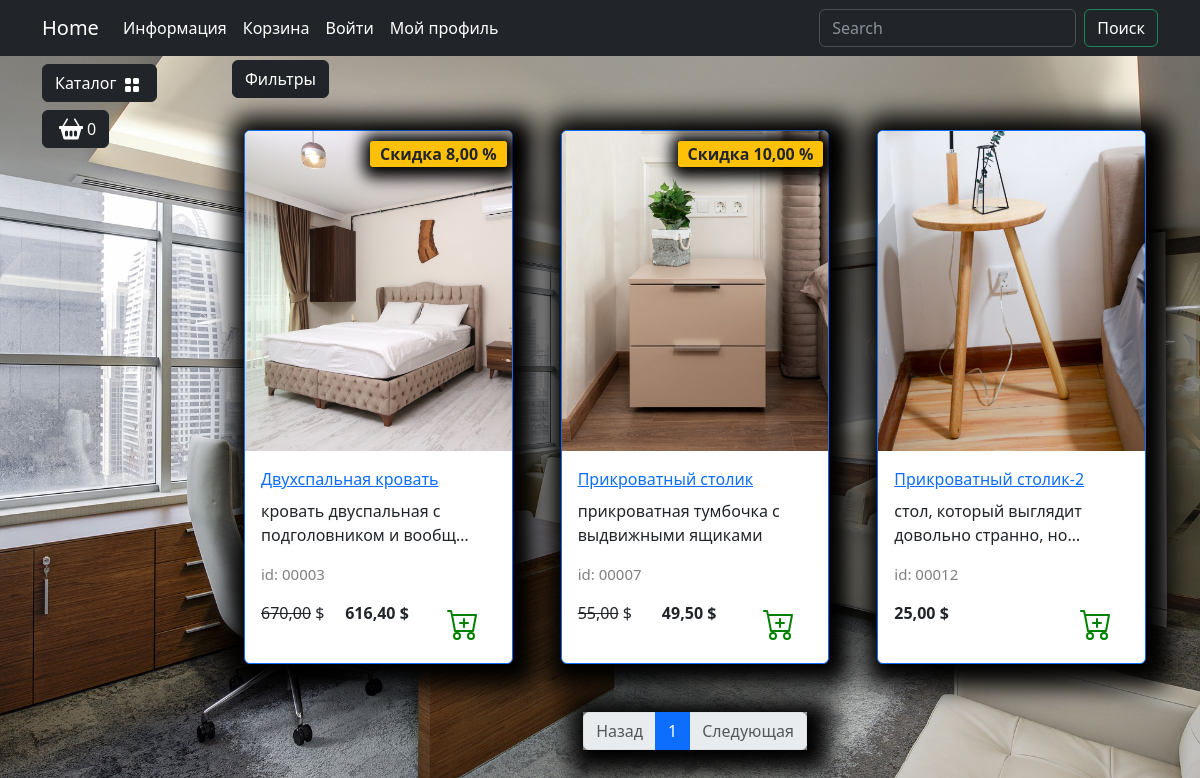
The app's page /catalog/spalnya/ with its own data.
### goods/models.py (models this page shows, shortened)
class Products(models.Model):
    name = models.CharField(max_length=150, unique=True, verbose_name='Название')
    slug = models.SlugField(max_length=200, unique=True, blank=True, null=True, verbose_name='URL')
    description = models.TextField(blank=True, null=True, verbose_name='Описание')
    image = models.ImageField(upload_to='goods_images',blank=True, null=True, verbose_name='Изображение')
    price = models.DecimalField(default=0.00, max_digits=7, decimal_places=2,verbose_name='Цена')
    discount = models.DecimalField(default=0.00, max_digits=4, decimal_places=2, verbose_name='Скидка в %')
    quantity = models.PositiveIntegerField(default=0, verbose_name='Количество')
    category = models.ForeignKey(to=Categories, on_delete=models.CASCADE,verbose_name='Категория')
    class Meta:
        db_table: str = 'product'
        verbose_name: str = 'Продукт'
        verbose_name_plural: str = 'Продукты'
    def display_id(self):
        return f'{self.id:05}'
    def sell_price(self):
        if self.discount:
            return round(self.price - self.price*self.discount/100, 2)
        return self.price

### goods/views.py (the view)
# urls.py: path('catalog/',include('goods.urls', namespace='catalog')),
def catalog(request, category_slug, page=1,) -> HttpResponse:
    if category_slug == 'all':
        goods = Products.objects.all()
    else:
        goods = get_list_or_404( Products.objects.filter(category__slug=category_slug))
    paginator = Paginator(goods, 3)
    current_page = paginator.page(page)
    context = {
        'title':'Home - Каталог',
        'goods': current_page,
        'slug_url': category_slug
    }
    return render(request, 'goods/catalog.html', context)

### goods/templatetags/goods_tags.py (called while the page is built)
@register.simple_tag()
def tag_categories():
    return Categories.objects.all()

### goods/templates/goods/catalog.html (shortened to what this page needs)
{% extends 'main/base.html' %}
{% load static %}
{% block content %}
<div class="row">
    <div class="dropdown mb-2">
        <button class="btn btn-secondary dropdown-toggle btn-dark" type="button" data-bs-toggle="dropdown"
                aria-expanded="false">
            Фильтры
        </button>
    </div>
    {% for product in goods %}
    <div class="col-lg-4 col-md-6 p-4">
        <div class="card border-primary rounded custom-shadow">
            <img src="{{ product.image.url }}" class="card-img-top" alt="...">
            <div class="card-body">
                <a href="{% url 'catalog:product' product.slug %}">
                    <p class="card-title">{{ product.name }}</p>
                </a>
                <p class="card-text">{{ product.description|truncatechars:44 }}</p>
                <p class="product_id">id: {{ product.display_id }}</p>
                <div class="d-flex justify-content-between">
                    {% if product.discount %}
                        <p><s>{{ product.price }}</s> $</p>
                        <p><strong> {{ product.sell_price }} $</strong></p>
                        <span class="badge bg-warning text-dark">Скидка {{ product.discount }} %</span>
                    {% else %}
                        <p><strong>{{ product.price }} $</strong></p>
                    {% endif %}
                    <a href="#" class="btn add-to-cart">
                        <img class="mx-1" src="{% static 'deps/icons/cart-plus.svg' %}" alt="Catalog Icon"
                             width="32" height="32">
                    </a>
                </div>
            </div>
        </div>
    </div>
    {% endfor %}
    <nav aria-label="Page navigation example">
        <ul class="pagination justify-content-center my-4">
            <div class="custom-shadow d-flex">
                <li class="page-item {% if not goods.has_previous %} disabled {% endif %}">
                    <a class="page-link" href="{% if goods.has_previous %}
                    {% url 'catalog:index' slug_url goods.previous_page_number %}
                    {% else %}
                    #
                    {% endif %}">Назад</a>
                </li>
                {% for page in goods.paginator.page_range %}
                {% if page >= goods.number|add:-2 and page <= goods.number|add:2%}
                    <li class="page-item if {% if goods.number == page %} active {% endif %}">
                        <a class="page-link" href="{% url 'catalog:index' slug_url page %}">{{ page }}</a>
                     </li>
                {% endif %}
                {% endfor %}
                <li class="page-item {% if not goods.has_next %} disabled {% endif %}">
                    <a class="page-link" href="{% if goods.has_next %}
                    {% url 'catalog:index' slug_url goods.next_page_number %}
                    {% else %}
                    #
                    {% endif %}">Следующая</a>
                </li>
            </div>
        </ul>
    </nav>
    {% endblock %}

### static/deps/css/my_css.css (style rules this page uses)
body { background-image: url("../images/bg-image.jpg"); background-repeat: no-repeat; background-attachment: fixed; background-position: center center; background-size: cover; height: 100%; }
.dropdown-toggle::after { content: none; }
.custom-shadow { box-shadow: 5px 5px 25px 19px #000000; }
.product_id { color: gray; font-size: 15px; }
.badge.bg-warning.text-dark { position: absolute; top: 10px; right: 5px; z-index: 1; padding: 5px 10px; border-radius: 3px; font-size: 1rem; box-shadow: 2px 2px 15px 9px #000000; }

### records on screen
Products: image (picture), name "Двухспальная кровать", description "кровать двуспальная с подголовником и вообщ…", display_id "00003", price "670,00", sell_price "616,40", discount "8,00"
Products: image (picture), name "Прикроватный столик", description "прикроватная тумбочка с выдвижными ящиками", display_id "00007", price "55,00", sell_price "49,50", discount "10,00"
Products: image (picture), name "Прикроватный столик-2", description "стол, который выглядит довольно странно, но…", display_id "00012", price "25,00"

### other values on screen
{{ page }} "1"
